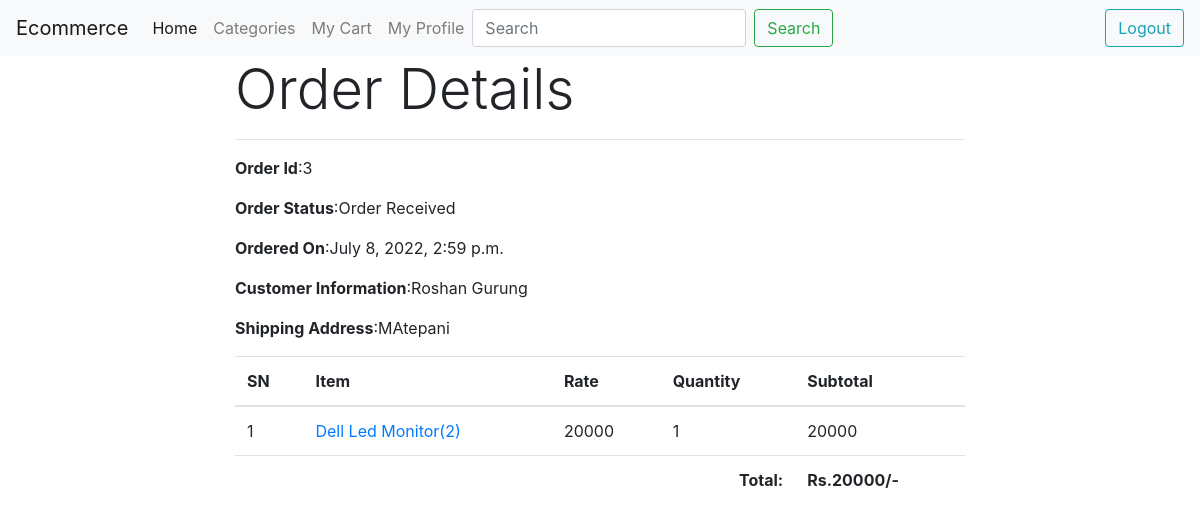
The app's page /oderdetails/3 (signed in) with its own data.
### ecommerceapp/models.py (models this page shows, shortened)
class Order(models.Model):
    cart = models.OneToOneField(Cart, on_delete=models.CASCADE)
    ordered_by = models.CharField(max_length=200)
    shipping_address = models.CharField(max_length=200)
    mobile = models.CharField(max_length=10)
    email = models.EmailField(null=True, blank=True)
    subtotal = models.PositiveIntegerField()
    discount = models.PositiveIntegerField()
    total = models.PositiveIntegerField()
    order_status = models.CharField(max_length=50, choices=ORDER_STATUS)
    created_at = models.DateTimeField(auto_now_add=True)

class CartProduct(models.Model):
    cart = models.ForeignKey(Cart, on_delete=models.CASCADE)
    product = models.ForeignKey(Product, on_delete=models.CASCADE)
    rate = models.PositiveIntegerField()
    quantity = models.PositiveIntegerField()
    subtotal = models.PositiveIntegerField()

class Product(models.Model):
    title = models.CharField(max_length=200)
    slug = models.SlugField(unique=True)
    category = models.ForeignKey(Category, on_delete=models.CASCADE)
    image = models.ImageField(upload_to="products")
    marked_price = models.PositiveIntegerField()
    selling_price = models.PositiveIntegerField()
    description = models.TextField()
    warranty = models.CharField(max_length=300, null=True, blank=True)
    return_policy = models.CharField(max_length=300, null=True, blank=True)
    view_count = models.PositiveIntegerField(default=0)

### ecommerceapp/views.py (the view)
# urls.py: path('oderdetails/<int:id>', OrderDetailsView.as_view(), name = 'orderdetails'),
class OrderDetailsView(DetailView):
    model = Order
    context_object_name = "ord_obj"
    template_name= 'orderdetails.html'
    pk_url_kwarg ='id'
    def dispatch(self, request, *args, **kwargs) :
        if request.user.is_authenticated and Customer.objects.filter(user=request.user).exists():
            order_id = self.kwargs['id']
            order = Order.objects.get(id=order_id)
            if request.user.customer != order.cart.customer:
                return redirect('home')
            else:
                pass
        else:
            order_id = self.kwargs['id']
            return redirect(f"/login/?next=/oderdetails/{order_id}")
        return super().dispatch(request, *args, **kwargs)

### ecommerceapp/templatetags/custom_price_tag.py (called while the page is built)
@register.filter
def rupees(price):
    return f'Rs.{price}'

### ecommerceapp/templates/orderdetails.html (shortened to what this page needs)
{% extends 'core/base.html' %}
{%load custom_price_tag%}
{% block content %}
    <div class="container">
        <div class="row">
            <div class="col-md-8 mx-auto">
                <h1 class="display-4">Order Details</h1>
                <hr>
                <p><span class="font-weight-bold">Order Id</span>:<span>{{ord_obj.id}}</span></p>
                <p><span class="font-weight-bold">Order Status</span>:<span>{{ord_obj.order_status}}</span></p>
                <p><span class="font-weight-bold">Ordered On</span>:<span>{{ord_obj.created_at}}</span></p>
                <p><span class="font-weight-bold">Customer Information</span>:<span>{{ord_obj.ordered_by}}</span></p>
                <p><span class="font-weight-bold">Shipping Address</span>:<span>{{ord_obj.shipping_address}}</span></p>
                <table class="table">
                    <thead>
                        <tr>
                            <th>SN</th>
                            <th>Item</th>
                            <th>Rate</th>
                            <th>Quantity</th>
                            <th>Subtotal</th>
                        </tr>
                    </thead>
                    <tbody>
                        {% for cp in ord_obj.cart.cartproduct_set.all %}
                        <tr>
                            <td>{{forloop.counter}}</td>
                            <td><a target="_blank" href="{% url 'productdetail' cp.product.slug %}">{{cp.product.title}}({{cp.product.id}})</a></td>
                            <td>{{cp.rate}}</td>
                            <td>{{cp.quantity}}</td>
                            <td>{{cp.subtotal}}</td>
                        </tr>
                        {% endfor %}
                        <tr>
                            <th colspan="4" class="text-right">Total: </th>
                            <th>{{ord_obj.total|rupees}}/-</th>
                        </tr>
                    </tbody>
                </table>
            </div>
        </div>
    </div>
{% endblock content %}

### records on screen
Order: id "3", order_status "Order Received", created_at "July 8, 2022, 2:59 p.m.", ordered_by "Roshan Gurung", shipping_address "MAtepani", total "Rs.20000"
CartProduct: product "Dell Led Monitor", product.id "2", rate "20000", quantity "1", subtotal "20000"
